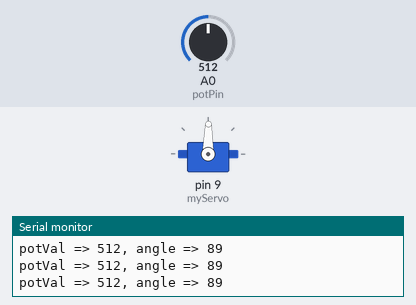
Recording of a sketch running on a simulated Arduino Uno, built with avr-gcc and run on an emulated ATmega328P. On the bench: servo, the last lines printed to the serial monitor. Inputs (shaded band) come from the test bench; at power-on: A0 (potPin) = 512.

Above: at 1.2 s.
1.3 s: A0 (potPin) set to 564
At 2.4 s:
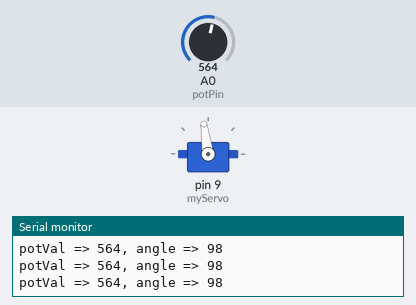
4.3 s: A0 (potPin) set to 586
At 4.7 s:
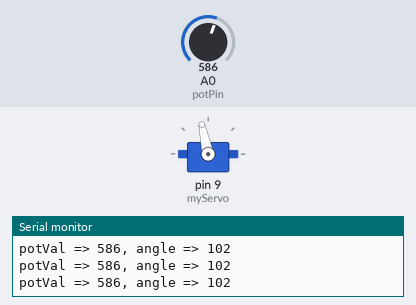
5.8 s: A0 (potPin) set to 306
At 6.1 s:
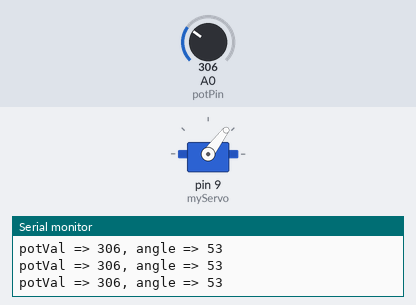
7.3 s: A0 (potPin) set to 105
At 7.9 s:
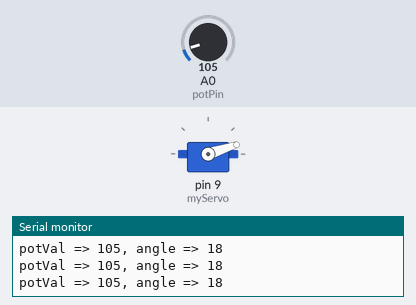
8.8 s: A0 (potPin) set to 95
At 9.6 s:
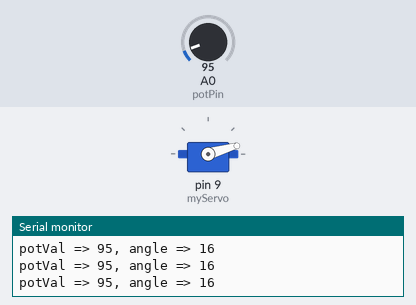
11.8 s: A0 (potPin) set to 122
At 13.2 s:
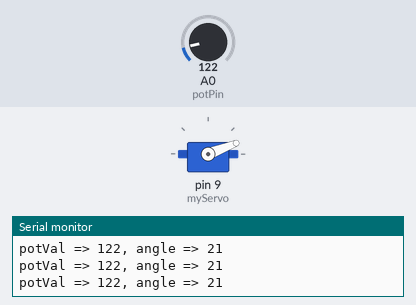
Timing chart, 0 to 14.3 s (numbered marks = the images above; inputs shaded):
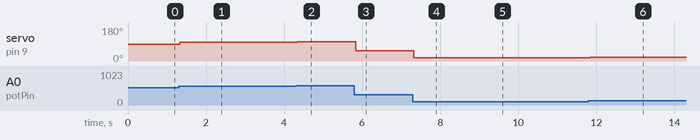

The sketch:

project_05.ino
```cpp
#include <Servo.h>

Servo myServo;

int const potPin = A0;
int potVal;
int angle;

void setup() {
  myServo.attach(9);

  Serial.begin(9600);
}

void loop() {
  potVal = analogRead(potPin);
  Serial.print("potVal => ");
  Serial.print(potVal);

  angle = map(potVal, 0, 1023, 0, 179);
  Serial.print(", angle => ");
  Serial.println(angle);

  myServo.write(angle);
  delay(15);
}
```

Measured:
- after the input at 1.3 s, servo on pin 9 (myServo): 89° → 98° at once
- after the input at 4.3 s, servo on pin 9 (myServo): 98° → 102° at once
- after the input at 5.8 s, servo on pin 9 (myServo): 102° → 53° at once
- after the input at 7.3 s, servo on pin 9 (myServo): 53° → 18° at once
- after the input at 8.8 s, servo on pin 9 (myServo): 18° → 16° at once
- after the input at 11.8 s, servo on pin 9 (myServo): 16° → 21° at once
